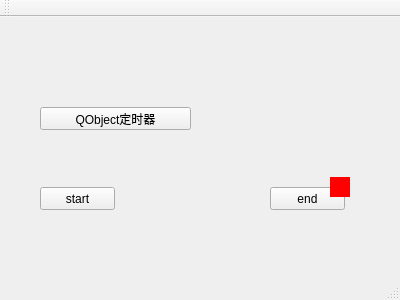
<?xml version="1.0" encoding="UTF-8"?>
<ui version="4.0">
 <class>MainWindow</class>
 <widget class="QMainWindow" name="MainWindow">
  <property name="geometry">
   <rect>
    <x>0</x>
    <y>0</y>
    <width>400</width>
    <height>300</height>
   </rect>
  </property>
  <property name="windowTitle">
   <string>MainWindow</string>
  </property>
  <widget class="QWidget" name="centralWidget">
   <widget class="QPushButton" name="pushButton">
    <property name="geometry">
     <rect>
      <x>40</x>
      <y>170</y>
      <width>75</width>
      <height>23</height>
     </rect>
    </property>
    <property name="text">
     <string>start</string>
    </property>
   </widget>
   <widget class="QPushButton" name="pushButton_2">
    <property name="geometry">
     <rect>
      <x>270</x>
      <y>170</y>
      <width>75</width>
      <height>23</height>
     </rect>
    </property>
    <property name="text">
     <string>end</string>
    </property>
   </widget>
   <widget class="QLabel" name="label">
    <property name="geometry">
     <rect>
      <x>330</x>
      <y>160</y>
      <width>20</width>
      <height>20</height>
     </rect>
    </property>
    <property name="styleSheet">
     <string notr="true">#label
{
background-color: rgb(255, 0, 0);
}</string>
    </property>
    <property name="text">
     <string/>
    </property>
   </widget>
   <widget class="QPushButton" name="pushButton_3">
    <property name="geometry">
     <rect>
      <x>40</x>
      <y>90</y>
      <width>151</width>
      <height>23</height>
     </rect>
    </property>
    <property name="text">
     <string>QObject定时器</string>
    </property>
   </widget>
  </widget>
  <widget class="QMenuBar" name="menuBar">
   <property name="geometry">
    <rect>
     <x>0</x>
     <y>0</y>
     <width>400</width>
     <height>23</height>
    </rect>
   </property>
  </widget>
  <widget class="QToolBar" name="mainToolBar">
   <attribute name="toolBarArea">
    <enum>TopToolBarArea</enum>
   </attribute>
   <attribute name="toolBarBreak">
    <bool>false</bool>
   </attribute>
  </widget>
  <widget class="QStatusBar" name="statusBar"/>
 </widget>
 <layoutdefault spacing="6" margin="11"/>
 <resources/>
 <connections/>
</ui>
